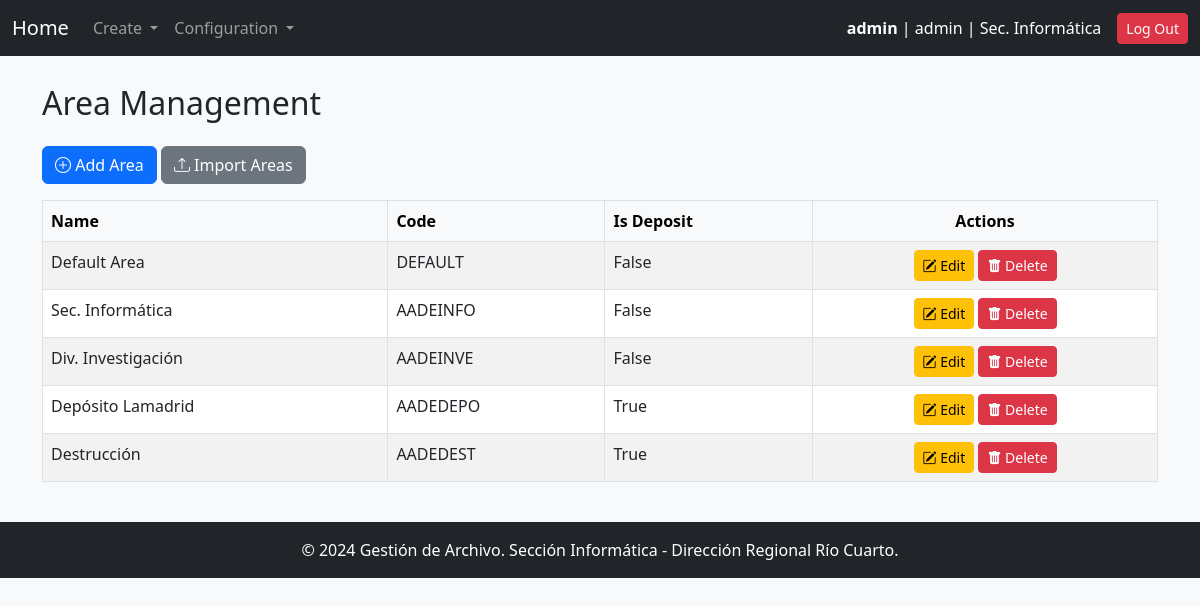
The page /areas/ (signed in) on the database its author committed.
### gestion_archivo_app/models.py (models this page shows, shortened)
class User(AbstractUser):
    ROLE_CHOICES = [
        ('user', 'User'),
        ('manager', 'Manager'),
        ('archive_responsible', 'Archive Responsible'),
        ('admin', 'System Administrator')
    ]
    role = models.CharField(max_length=20, choices=ROLE_CHOICES)
    area = models.ForeignKey('Area', on_delete=models.PROTECT, verbose_name="User Area")
    deposit = models.ForeignKey(
        'Area',
        on_delete=models.PROTECT,
        default=get_default_archive,
        verbose_name="Archive",
        related_name='deposits'
    )
    objects = UserManager()
    USERNAME_FIELD = 'username'  # El nombre de usuario es el campo principal
    REQUIRED_FIELDS = []  # No hay campos obligatorios adicionales

class Area(models.Model):
    code = models.CharField(max_length=30, unique=True, verbose_name="Area Code")
    name = models.CharField(max_length=100, unique=True, verbose_name="Area Name")
    description = models.TextField(blank=True, null=True, verbose_name="Description")
    is_deposit = models.BooleanField(default=False, verbose_name="Is Deposit")

### gestion_archivo_app/views.py (the view)
# urls.py: path("areas/", area_list, name="area_list"),
@login_required
@user_passes_test_with_message(is_admin, "Only the admin can access this page.")
def area_list(request):
    areas = Area.objects.all()
    return render(request, "area_list.html", {"areas": areas})

### gestion_archivo_app/context_processors.py (called while the page is built)
def system_config(request):
    try:
        pagination_limit = int(SystemConfigKeyValues.objects.get(key="pagination_limit").value)
    except SystemConfigKeyValues.DoesNotExist:
        pagination_limit = 10  # Valor por defecto
    try:
        default_archive_code = SystemConfigKeyValues.objects.get(key="default_archive_code").value
    except SystemConfigKeyValues.DoesNotExist:
        default_archive_code = "AADE_ARCHIVE"  # Valor por defecto
    return {
        "pagination_limit": pagination_limit,
        "default_archive_code": default_archive_code,
    }

### gestion_archivo_app/views.py (called while the page is built)
def user_passes_test_with_message(test_func, message="You do not have permission to access this page."):
    def decorator(view_func):
        @wraps(view_func)
        def _wrapped_view(request, *args, **kwargs):
            if test_func(request.user):
                return view_func(request, *args, **kwargs)
            messages.error(request, message)
            return redirect(request.META.get('HTTP_REFERER', '/'))
        return _wrapped_view
    return decorator

def is_admin(user):
    return user.role == 'admin'

### gestion_archivo_app/templates/area_list.html
{% extends "base.html" %}
{% block content %}
<div class="container mt-4">
    <h2 class="mb-4">Area Management</h2>
    <div class="mb-3">
        <a href="{% url 'area_create' %}" class="btn btn-primary">
            <i class="bi bi-plus-circle"></i> Add Area
        </a>
        <a href="{% url 'area_import' %}" class="btn btn-secondary">
            <i class="bi bi-upload"></i> Import Areas
        </a>
    </div>
    <table class="table table-bordered table-striped">
        <thead class="table-light">
            <tr>
                <th>Name</th>
                <th>Code</th>
                <th>Is Deposit</th>
                <th class="text-center">Actions</th>
            </tr>
        </thead>
        <tbody>
            {% for area in areas %}
                <tr>
                    <td>{{ area.name }}</td>
                    <td>{{ area.code }}</td>
                    <td>{{ area.is_deposit }}</td>
                    <td class="text-center">
                        <a href="{% url 'area_update' area.id %}" class="btn btn-sm btn-warning">
                            <i class="bi bi-pencil-square"></i> Edit
                        </a>
                        <a href="{% url 'area_delete' area.id %}" class="btn btn-sm btn-danger">
                            <i class="bi bi-trash-fill"></i> Delete
                        </a>
                    </td>
                </tr>
            {% empty %}
                <tr>
                    <td colspan="3" class="text-center">No areas available.</td>
                </tr>
            {% endfor %}
        </tbody>
    </table>
</div>
{% endblock %}

### gestion_archivo_app/templates/base.html (shortened to what this page needs)
<!DOCTYPE html>
<html lang="en">
<head>
    {% load static %}
    <link href="https://cdn.jsdelivr.net/npm/bootstrap@5.3.0/dist/css/bootstrap.min.css" rel="stylesheet">
    <link href="https://cdn.jsdelivr.net/npm/bootstrap-icons/font/bootstrap-icons.css" rel="stylesheet">
</head>
<body class="bg-light" a>
    <nav class="navbar navbar-expand-lg navbar-dark bg-dark">
        <div class="container-fluid">
            <a class="navbar-brand" href="{% url 'main' %}">Home</a>
            <div class="collapse navbar-collapse" id="navbarNav">
                <ul class="navbar-nav me-auto">
                    <li class="nav-item dropdown">
                        <a class="nav-link dropdown-toggle" href="#" id="createDropdown" role="button" data-bs-toggle="dropdown" aria-expanded="false">
                            Create
                        </a>
                    </li>
                {% if user.is_authenticated and user.role == 'admin' %}
                    <li class="nav-item dropdown">
                    <a class="nav-link dropdown-toggle" href="#" id="createDropdown" role="button" data-bs-toggle="dropdown" aria-expanded="false">
                       Configuration
                    </a>
                    </li>
                 {% endif %}
                </ul>
            </div>
                <div class="d-flex align-items-center">
                    {% if user.is_authenticated %}
                        <span class="text-white me-3">
                            <strong>{{ user.username }}</strong> | {{ user.role }} | {{ user.area.name }}
                        </span>
                        <a href="{% url 'logout' %}" class="btn btn-danger btn-sm">Log Out</a>
                    {% else %}
                        <a href="{% url 'login' %}" class="btn btn-success btn-sm">Log In</a>
                    {% endif %}
                </div>
            </div>
    </nav>
    <div class="container-fluid py-4" style='margin-top:-20px' >
        {% block content %}{% endblock %}
    </div>
    <footer class="bg-dark text-white text-center py-3 mt-auto">
        <p class="mb-0">&copy; 2024 Gestión de Archivo. Sección Informática - Dirección Regional Río Cuarto.</p>
    </footer>
</body>
</html>

### gestion_archivo_app/templates/base.html (style rules this page uses)
html { scroll-behavior:auto; }

### rows shown on the page
User: username "admin", role "admin", area.name "Sec. Informática"
Area: name "Default Area", code "DEFAULT", is_deposit "False"
Area: name "Sec. Informática", code "AADEINFO", is_deposit "False"
Area: name "Div. Investigación", code "AADEINVE", is_deposit "False"
Area: name "Depósito Lamadrid", code "AADEDEPO", is_deposit "True"
Area: name "Destrucción", code "AADEDEST", is_deposit "True"
